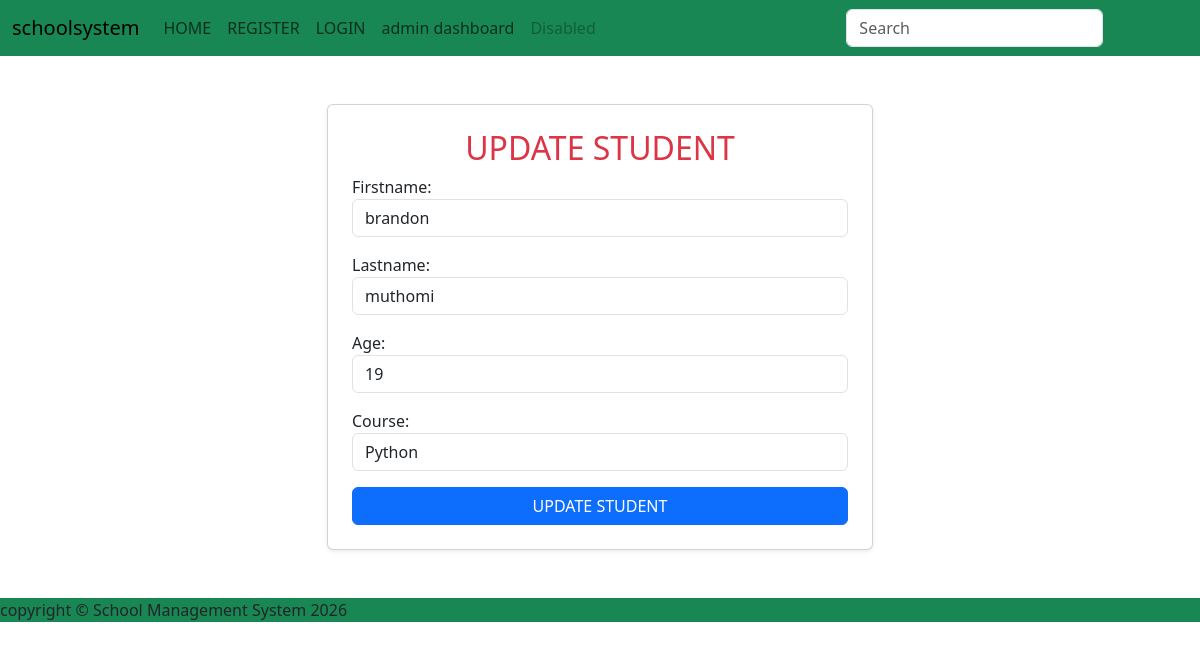
The app's page /update/12/ with its own data.
### myapp/models.py (models this page shows, shortened)
class Student(models.Model):
   firstname = models.CharField(max_length=50)
   age = models.IntegerField()
   course = models.CharField(max_length=50)
   lastname = models.CharField(max_length=50)

### myapp/views.py (the view)
# urls.py: path('update/<int:id>/',views.update_student,name='update'),
def update_student(request,id):
    student = get_object_or_404(Student,pk=id)
    form = StudentForm(request.POST or None, instance=student)
    if form.is_valid():
        form.save()
        messages.success(request,'User created successfully')
        return redirect('students')
    return render(request,'studentform.html',{'form':form})

### myapp/forms.py
class StudentForm(forms.ModelForm):
    class Meta:
        model = Student
        fields = ['firstname','lastname','age','course']
        widgets = {
            'firstname':forms.TextInput(attrs={'class':'form-control','placeholder':'Enter First Name'}),
            'lastname':forms.TextInput(attrs={'class':'form-control','placeholder':'Enter Last Name'}),
            'age':forms.NumberInput(attrs={'class':'form-control','placeholder':'Enter Age'}),
            'course':forms.Select(choices=[
                ('python','Python'),
                ('django','Django'),
                ('javascript','JavaScript'),
                ('react','React'),
                ('angular','Angular'),
                ('artificial intelligence','Artificial Intelligence')
            ]
            ,attrs={'class':'form-control'})
        }

### myapp/templates/studentform.html (shortened to what this page needs)
{% extends 'base.html' %}
{% block content %}
<div class="container my-5">
  <div class="row justify-content-center">
    <div class="col-md-6">
      <div class="card shadow-sm p-4">
<h2 class="text-danger text-center">
  {%if form.instance.id%}
UPDATE STUDENT
  {%else%}
  ADD STUDENT
  {%endif%}
</h2>
<form method="post">
  {{ form.as_p }}
<button class="btn btn-primary w-100" type="submit">
  {%if form.instance.id%}
  UPDATE STUDENT
  {%else%}
  ADD STUDENT
  {%endif%}
</button>
</form>
</div>
</div>
</div>
</div>
{% endblock %}

### records on screen
Student: firstname "brandon", lastname "muthomi", age "19", course "Python"
